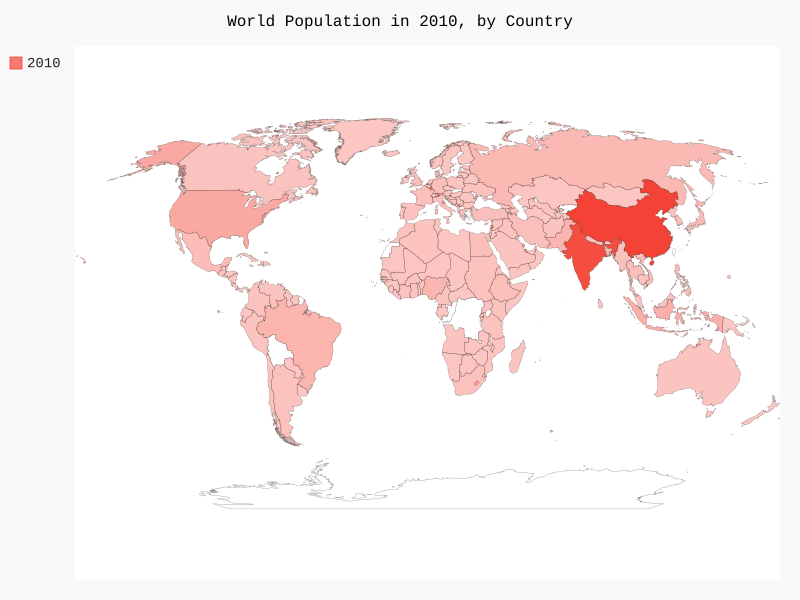

Generate this figure with Python:
import json
from  pygal.maps.world import World
from  country_codes import get_country_code

# Load the data into a List.
filename = 'population_data.json'
with open(filename) as f:
    pop_data = json.load(f)


# Build a dictionary of population data.

cc_populations = {}

# Build a dictionary of missing countries.

missing_counteries = {}
missing_counteries['Yemen, Rep.'] = 'ye'
missing_counteries['Venezuela, RB'] = 've'
missing_counteries['Vietnam'] = 'vn'
missing_counteries['Tanzania'] = 'tz'
missing_counteries['Libya'] = 'ly'
missing_counteries['Korea, Dem. Rep.'] = 'kp'

missing_counteries['Korea, Rep.'] = 'kr'
missing_counteries['Egypt, Arab Rep.'] = 'eg'
missing_counteries['Hong Kong SAR, China'] = 'hk'
missing_counteries['Iran, Islamic Rep.'] = 'ir'

# Print the 2010 population for each country
for pop_dict in pop_data:
    if pop_dict['Year'] == '2010':
        country_name = pop_dict['Country Name']
        population = int(float(pop_dict['Value']))
        code = get_country_code(country_name)
        if code:
            cc_populations[code] = population
        else:
            if (country_name in missing_counteries.keys()):
                code = missing_counteries[country_name]
                print(country_name)
                print(code)
                print(population)
                cc_populations[code] = population
wm = World()
wm.title = 'World Population in 2010, by Country'
wm.add('2010', cc_populations)

wm.render_to_file('Solution.svg')
